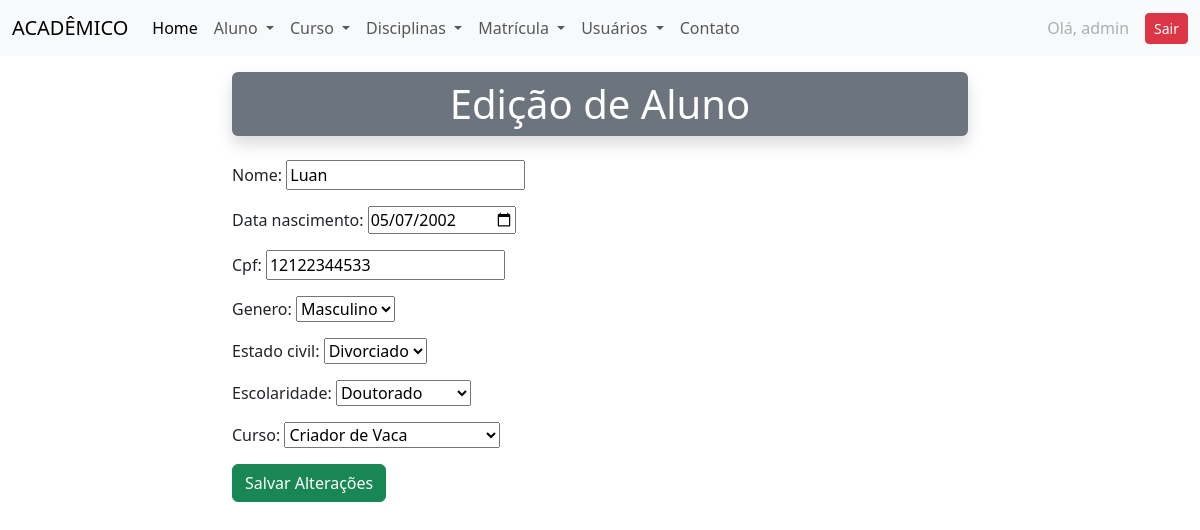
/editar_aluno/2/ (signed in), run on an earlier commit of the app's database.
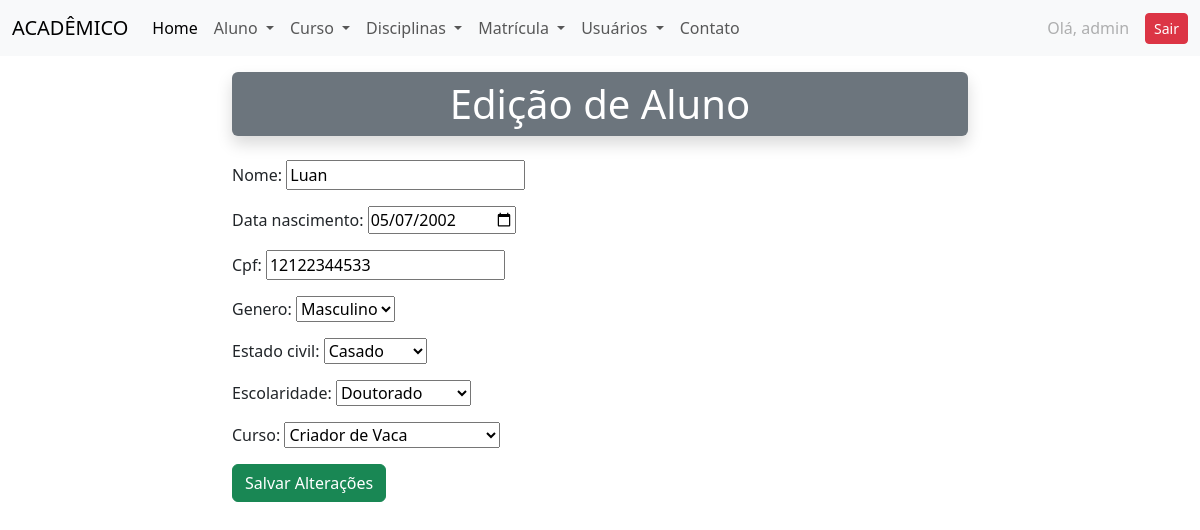
And on a later commit of the database.
### academico/models.py (models this page shows, shortened)
class Aluno(models.Model):
    nome = models.CharField(max_length=100)
    data_nascimento = models.DateField()
    cpf = models.CharField(max_length=14, unique=True)
    genero = models.CharField(max_length=2, choices=GENERO_CHOICES)
    estado_civil = models.CharField(
        max_length=30, choices=ESTADO_CIVIL_CHOICES)
    escolaridade = models.CharField(
        max_length=50, choices=ESCOLARIDADE_CHOICES)
    curso = models.ForeignKey(Curso, on_delete=models.RESTRICT)
    ativo = models.BooleanField(default=True)

class Curso(models.Model):
    nome = models.CharField(max_length=100)
    def __str__(self):
        return self.nome

### academico/views.py (the view)
# urls.py: path('editar_aluno/<int:id>/', editar_aluno, name='editar_aluno'),
@login_required
def editar_aluno(request, id):
    try:
        aluno = Aluno.objects.get(id=id)
    except:
        return redirect('alunos')
    if request.method == 'POST':
        form = AlunoForm(request.POST, instance=aluno)
        if form.is_valid():
            form.save()
            return redirect('alunos')
    form = AlunoForm(instance=aluno)
    dados = {
        'form': form,
        'aluno': aluno,
    }
    return render(request, 'academico/aluno/editar_aluno.html', dados)

### academico/forms.py
class AlunoForm(forms.ModelForm):
    data_nascimento = forms.DateField(
        widget=forms.DateInput(attrs={'type': 'date'}, format='%Y-%m-%d'),
        input_formats=['%Y-%m-%d']
    )
    class Meta:
        model = Aluno
        fields = ['nome', 'data_nascimento', 'cpf', 'genero',
                  'estado_civil', 'escolaridade', 'curso']

### academico/templates/academico/aluno/editar_aluno.html (shortened to what this page needs)
{% extends 'academico/base.html' %}
{% block content %}
<div class="container my-3">
    <div class="row">
        <div class="col-8 mx-auto">
            <h1 class="bg-secondary shadow rounded py-2 text-center text-white">Edição de Aluno</h1>
        </div>
    </div>
</div>
<div class="container my-3">
    <div class="row">
        <div class="col-8 mx-auto">
            <form method="post">
                {{ form.as_p }}
                <button type="submit" class="btn btn-success">Salvar Alterações</button>
            </form>
        </div>
    </div>
</div>
{% endblock %}

What changed in the data, as far as the page shows it:
changed Aluno "Masculino": estado_civil "Divorciado" → "Casado"
